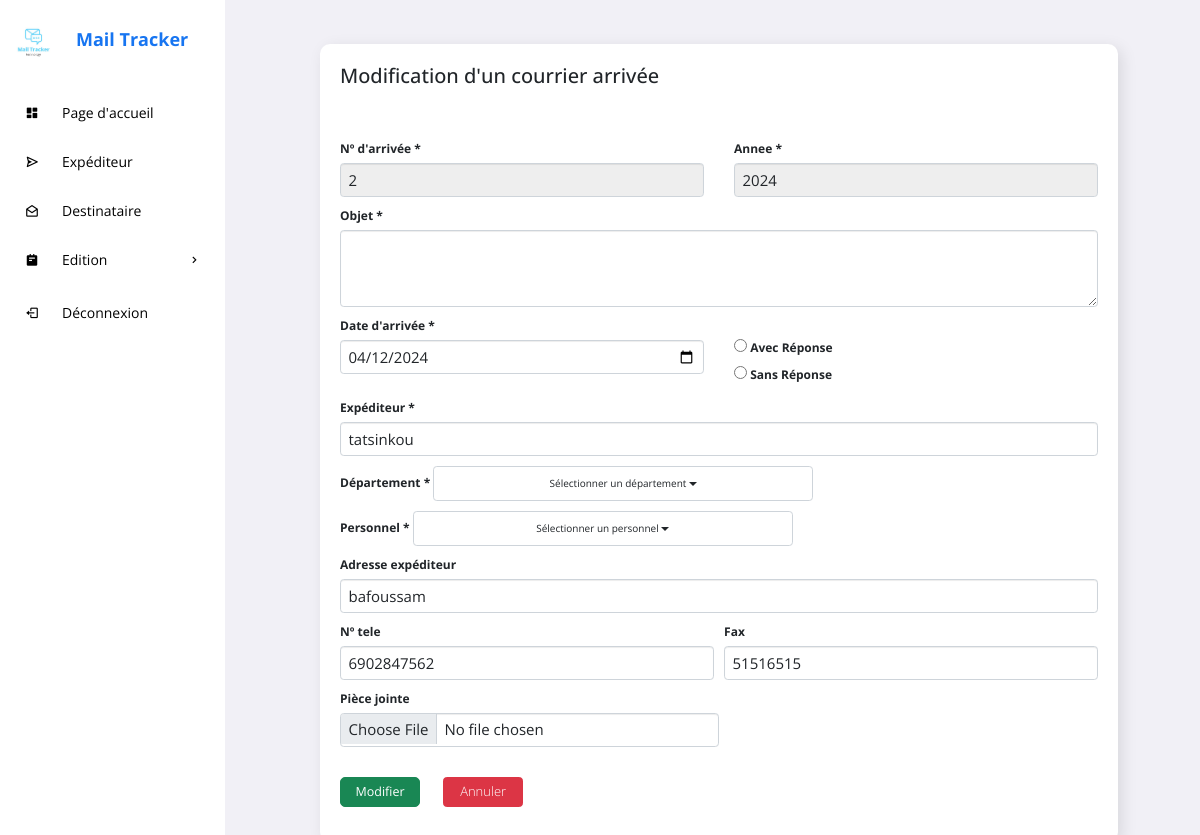
Screenshot of /modifierCA.php?modifier=2&val=18 with the database file from the repository.
### tables this page shows
CREATE TABLE IF NOT EXISTS `courrier_arrivee` (
  `N_ARRIVEE` int NOT NULL,
  `ANNEE` int DEFAULT NULL,
  `OBJET_ARRIVEE` varchar(255) DEFAULT NULL,
  `DATE_ARRIVEE` date DEFAULT NULL,
  `PIECE_JOINTE_ARRIVEE` varchar(255) DEFAULT NULL,
  `REPONSE` text,
  `ID_EXP` int NOT NULL,
  PRIMARY KEY (`N_ARRIVEE`),
  KEY `fk_expediteur_id_exp` (`ID_EXP`)
);

CREATE TABLE IF NOT EXISTS `expediteur` (
  `ID_EXP` int NOT NULL AUTO_INCREMENT,
  `NOM_EXP` varchar(255) DEFAULT NULL,
  `ADRESSE_EXP` varchar(255) DEFAULT NULL,
  `TEL_EXP` text,
  `FAX_EXP` text,
  PRIMARY KEY (`ID_EXP`)
);

### modifierCA.php (the view, shortened to what this page needs)
<?php
    include "connexion/config.php";
    $nca = $_GET['modifier'];
    $idExp = $_GET['val'];
?>
<!DOCTYPE html>
<html lang="en">
<head>
    <link href="https://cdn.jsdelivr.net/npm/bootstrap@5.0.2/dist/css/bootstrap.min.css" rel="stylesheet">
    <link rel="stylesheet" href="https://maxcdn.bootstrapcdn.com/bootstrap/3.3.6/css/bootstrap.min.css" />
    <link rel="stylesheet" href="https://cdnjs.cloudflare.com/ajax/libs/bootstrap-multiselect/0.9.13/css/bootstrap-multiselect.css" />
    <link href='https://unpkg.com/boxicons@2.0.9/css/boxicons.min.css' rel='stylesheet'>
	<link rel="stylesheet" href="https://cdn.jsdelivr.net/npm/bootstrap@5.2.0/dist/css/bootstrap.min.css">
    <link rel="stylesheet" href="css/style.css">
</head>
<body onload="myFunction()">
    <section id="sidebar">
		<a href="#" class="brand"><img src="image/Mail.jpg" width="55" height="55" style="margin-top:20px;"><span>Mail Tracker</span></a>
		<ul class="side-menu">
			<li><a href="pageAcc.php" class="active"><i class='bx bxs-dashboard icon' ></i>Page d'accueil</a></li>
			<li><a href="expediteur.php"><i class='bx bx-send icon' ></i>Expéditeur</a></li>
			<li><a href="destinataire.php"><i class='bx bx-envelope-open icon' ></i>Destinataire</a></li>
			<li>
				<a href="#"><i class='bx bxs-notepad icon' ></i>Edition <i class='bx bx-chevron-right icon-right' ></i></a>
			</li>
			<li><a href="deconn.php"><i class='bx bx-log-out icon' ></i> Déconnexion</a></li>
		</ul>
	</section>
	<section id="content">
		<main>
			<div class="data">
				<div class="content-data">
					<div class="details">
						<div class="recentOrders">
							<div class="cardHeader">
								<h2>Modification d'un courrier arrivée</h2><br>
							</div>
                            <form action="<?php $_SERVER['PHP_SELF'] ?>" method="POST" enctype="multipart/form-data">
                                    <?php
                                        $reqCA = "SELECT * from courrier_arrivee WHERE N_ARRIVEE='$nca'";
                                        $exCA = $conn->prepare($reqCA);
                                        $exCA->execute();
                                        $ca=$exCA->fetchAll(PDO::FETCH_ASSOC);
                                foreach($ca as $value){
                                    ?>
                                <div class="row g-5 mb-3">
                                    <div class="col">
                                        <label>N&#186; d'arrivée *</label>
                                        <input type="text" value="<?php echo $value['N_ARRIVEE']?>" name="narrive" class="form-control" readonly>
                                    </div>
                                    <div class="col">
                                        <label>Annee *</label>
                                        <input type="text" value="<?php echo $value['ANNEE']?>" id="ann" name="annee" class="form-control" readonly>
                                    </div>
                                </div>
                                <div class="mb-3">
                                    <label>Objet *</label>
                                    <textarea class="form-control" value="<?php echo $value['OBJET_ARRIVEE']?>" name="objet" rows="3"></textarea>
                                </div>
                                <div class="row g-5 mb-3">
                                    <div class="col">
                                        <label>Date d'arrivée *</label>
                                        <input type="date" value="<?php echo $value['DATE_ARRIVEE']?>" name="date" class="form-control">
                                    </div>
                                <?php }?>
                                    <div class="col">
                                        <label ></label><br>
                                        <input type="radio" name="reponse" value="Avec Reponse">
                                        <label>Avec Réponse</label><br>
                                        <input type="radio" name="reponse" value="Sans Reponse">
                                        <label>Sans Réponse</label><br>
                                    </div>
                                </div>
                                <?php
                                $sql = "SELECT * FROM expediteur where Id_EXP = '$idExp'";
                                $exp = $conn->prepare($sql);
                                $exp->execute();
                                $tabExp=$exp->fetchAll(PDO::FETCH_ASSOC);
                                foreach($tabExp as $value){
                                ?>
                                <div class="mb-3">
                                    <label>Expéditeur *</label>
                                    <input type="text" name="exp" value="<?php echo $value['NOM_EXP']?>" class="form-control">
                                </div>
                            <div class="row g-3 mb-3">
                                <div class="col">
                                    <label for="">Département *</label>
                                </div>
                                <div class="col">
                                    <label for="">Personnel *</label>
                                </div>
                            </div>
                                <div class="mb-3">
                                    <label>Adresse expéditeur </label>
                                    <input type="text" name="adresseE" value="<?php echo $value['ADRESSE_EXP']?>" class="form-control">
                                </div>
                                <div class="row g-3 mb-3">
                                        <div class="col">
                                            <label>N&#186; tele </label>
                                            <input type="text" name="teleE" value="<?php echo $value['TEL_EXP']?>" class="form-control">
                                        </div>
                                        <div class="col">
                                            <label>Fax </label>
                                            <input type="text" name="faxE" value="<?php echo $value['FAX_EXP']?>" class="form-control">
                                        </div>
                                </div>
                                <?php }?>
                                <div class="mb-5 w-50">
                                    <label>Pièce jointe </label>
                                    <input type="file" name="pj" class="form-control">
                                </div>
                                <div class="mb-4">
                                    <button type="submit" name="modifierCA" class="btn btn-success btn-lg">Modifier</button>
                                    <button type="submit" name="" class="btn btn-danger"><a href="listeCA.php">Annuler</a></button>
                                </div>
                            </form>
						</div>
					</div>
				</div>
			</div>
		</main>
	</section>
</body>
</html>

### css/style.css (style rules this page uses)
* { font-family: 'Open Sans', sans-serif !important; margin: 0; padding: 0; box-sizing: border-box; }
:root { --grey: #F1F0F6; --dark-grey: #8D8D8D; --light: #fff; --dark: #000; --green: #81D43A; --light-green: #E3FFCB; --blue: #1775F1; --light-blue: #D0E4FF; --dark-blue: #0C5FCD; --red: #FC3B56; }
html { overflow-x: hidden; }
body { background: var(--grey); overflow-x: hidden; }
a { text-decoration: none; }
li { list-style: none; }
#sidebar { position: fixed; max-width: 225px; width: 100%; background: var(--light); top: 0; left: 0; height: 100%; overflow-y: auto; scrollbar-width: none; transition: all .3s ease; z-index: 200; }
#sidebar .brand { font-size: 24px; display: flex; align-items: center; height: 64px; font-weight: 700; color: var(--blue); position: sticky; top: 0; left: 0; z-index: 100; background: var(--light); transition: all .3s ease; padding: 0 6px; }
#sidebar .brand span { font-size: 18px; margin-top: 15px; margin-left: 15px; }
#sidebar .icon { min-width: 48px; display: flex; justify-content: center; align-items: center; margin-right: 6px; }
#sidebar .icon-right { margin-left: auto; transition: all .3s ease; }
#sidebar .side-menu { margin: 26px 0; padding: 0 8px; transition: all .3s ease; }
#sidebar .side-menu a { display: flex; align-items: center; font-size: 14px; color: var(--dark); padding: 12px 16px 12px 0; transition: all .3s ease; border-radius: 10px; margin: 4px 0; white-space: nowrap; }
#sidebar a { text-decoration: none; }
#content { position: relative; width: calc(100% - 227px); left: 225px; transition: all .3s ease; }
main { width: 96%; padding: 24px 41px 20px 65px; }
main .data { display: flex; grid-gap: 20px; margin-top: 20px; flex-wrap: wrap; }
main .data .content-data { flex-grow: 1; flex-basis: 400px; font-size: 12px; padding: 20px; margin-left: 30px; background: var(--light); border-radius: 10px; box-shadow: 4px 4px 16px rgba(0, 0, 0, .1); }
main form { margin-top: 6px; }
form button { width: 80px; height: 30px; margin-right: 20px; }
.details .cardHeader { display: flex; justify-content: space-between; align-items: flex-start; height: 70px; }
button a { font-size: 13px; font-weight: 300; color: white; }
.form-control { font-size: 15px !important; }

### rows the page displays
courrier_arrivee: narrive "2", annee "2024", date "04/12/2024"
expediteur: exp "tatsinkou", adresseE "bafoussam", teleE "6902847562", faxE "51516515"
